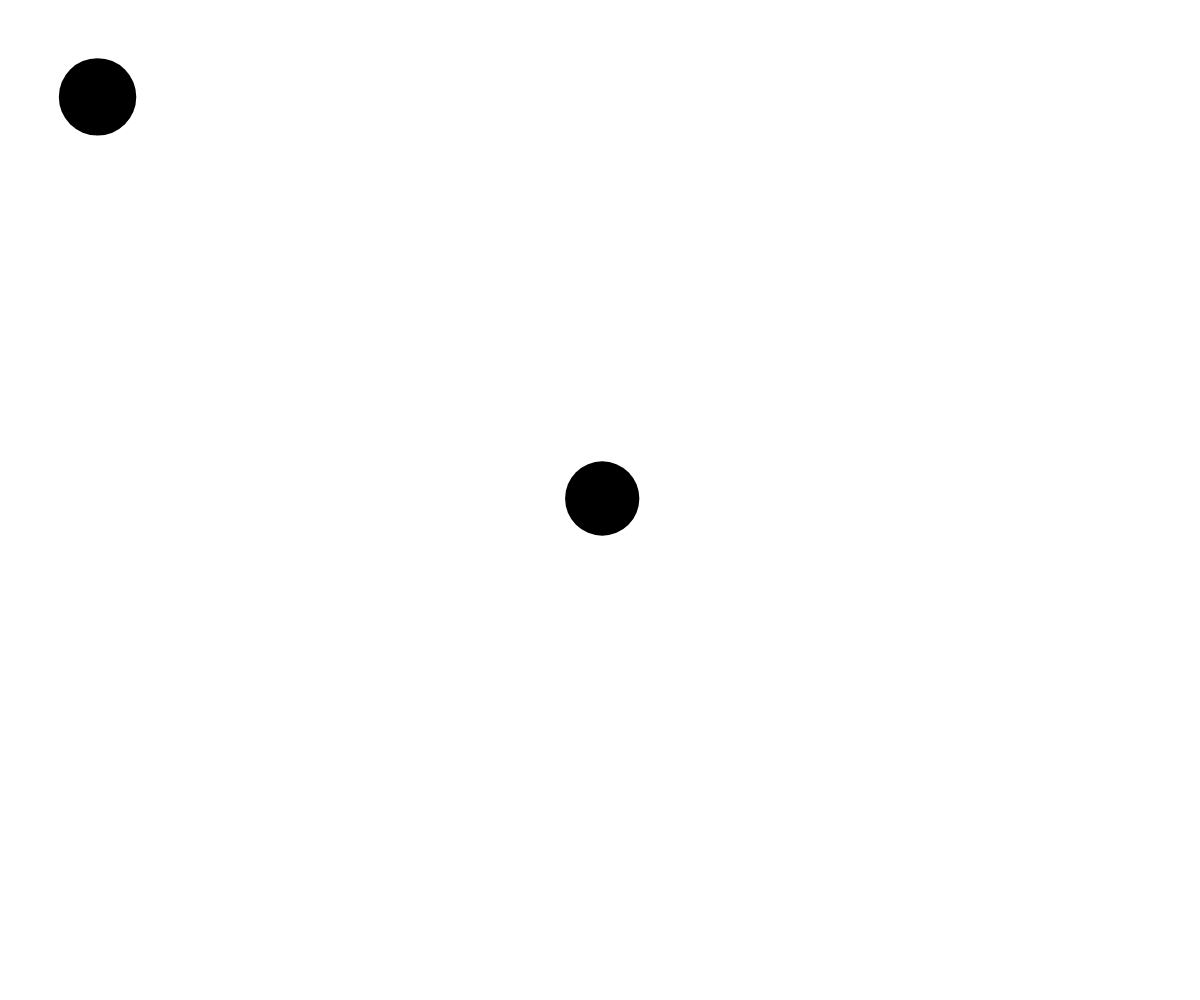
Frame 1 (no input)
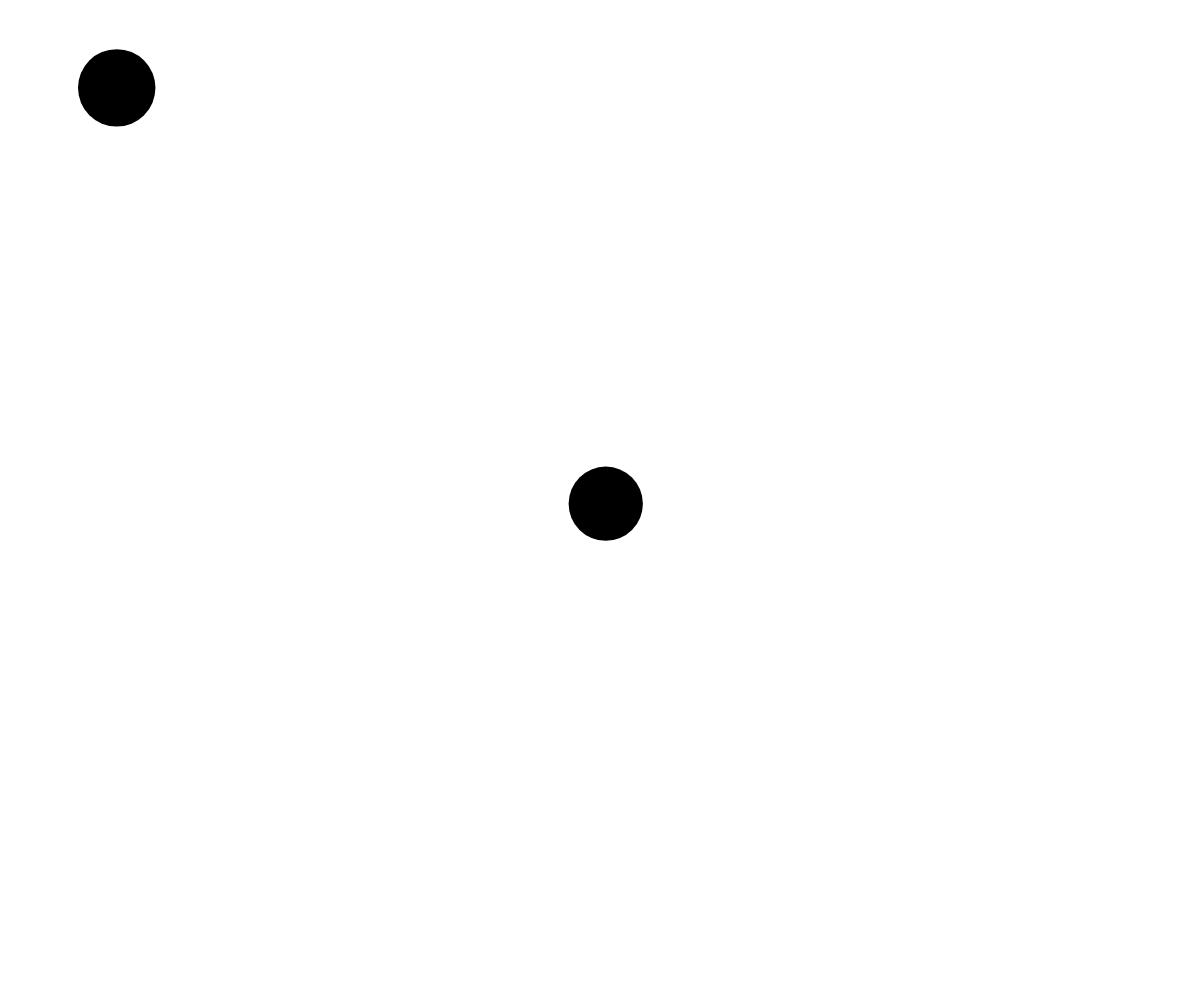
Frame 60 (no input)
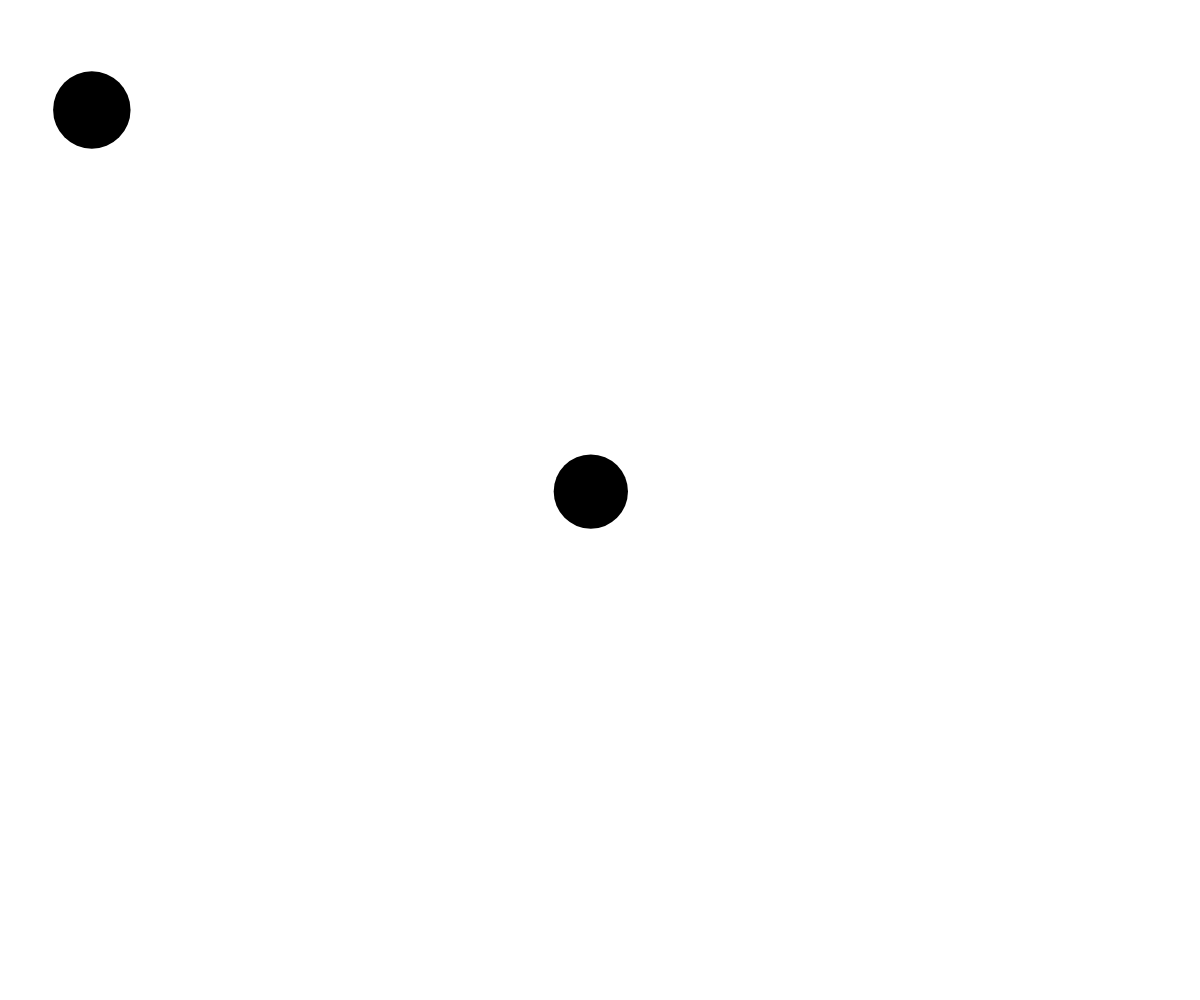
Frame 120 (the mouse pressed at the canvas centre since frame 60)

The p5.js sketch that drew these frames (run headless with seeded random() and noise() and a simulated clock; from frame 60 on, the mouse is pressed at the canvas centre):

// p5.js sketch
// ── sketch.js
var fly;
var sam;

function setup() {
  // put setup code here
  createCanvas(windowWidth, windowHeight);
  fly = new Bug(width/2, height/2);
  sam = new Bug(100,100);
}

function draw() {
  // put drawing code here
  background(255);

  fly.update();
  fly.draw();

  sam.update()
  sam.draw();
}

function Bug(startX, startY){
    this.x = startX; 
    this.y = startY;
    this.diameter = random(10,100);
    this.speed = random(2,10);

    this.draw = function(){
        fill(0);
        noStroke();
        ellipse(this.x, this.y, this.diameter, this.diameter);
    }

    this.update = function(){
        this.x += random(-this.speed,this.speed);
        this.y += random(-this.speed,this.speed);
    }
}
